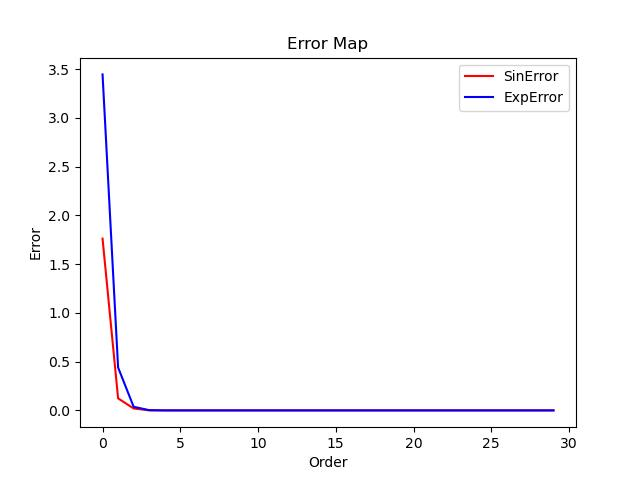

Write Python code to recreate this figure.
import numpy as np
from scipy.integrate import quad
import matplotlib.pyplot as plt

def Exp(x):
    return np.exp(x)

def Sin(x):
    return np.sin(x)

def integrand(x, f, i):
    return f(x) * np.power(x, i)

def interpolate(func, n):
    x1 = np.arange(0, n+1)
    x2 = (np.arange(0, n+1)).reshape(-1, 1)
    A = 1/(x1 + x2 + 1)
    b = np.array([quad(integrand, 0, 1, args=(func, i))[0] for i in range(n+1)])
    cis = np.linalg.solve(A, b)
    return cis

def pnOutput(coff, inputx):
    pw = np.arange(coff.shape[0])
    mid = np.power(inputx.reshape(-1, 1), pw)
    return mid @ coff

def getOutput(func, n, funcName="GroundTruth", savefig=False):
    coff = interpolate(func, n)
    inputx = np.arange(0, 10, 0.2)
    outputy = pnOutput(coff, inputx)
    groundTruth = func(inputx)
    error = np.abs(groundTruth - outputy)
    errorNorm = np.linalg.norm(error)
    plt.plot(inputx, outputy, label=f"approximation order {n}", color="red")
    plt.plot(inputx, groundTruth, label=f"{funcName}", color="blue")
    plt.title(f"n = {n}, error = {errorNorm}")
    plt.legend()
    if savefig:
        plt.savefig(f"hw6q2_{funcName}_order{n}.jpg")
    plt.show()

def getError(func, n):
    coff = interpolate(func, n)
    inputx = np.arange(0, 1, 0.02)
    outputy = pnOutput(coff, inputx)
    groundTruth = func(inputx)
    error = np.abs(groundTruth - outputy)
    errorNorm = np.linalg.norm(error)
    # plt.plot(inputx, outputy, label=f"approximation order {n}", color="red")
    # plt.plot(inputx, groundTruth, label=f"groundTruth", color="blue")
    # plt.title(f"n = {n}, error = {errorNorm}")
    # plt.legend()
    # plt.show()
    return errorNorm
    

def hw6q2():
    n = np.arange(30)
    sinError = np.array([getError(Sin, i) for i in n])
    expError = np.array([getError(Exp, i) for i in n])
    plt.plot(n, sinError, label = "SinError", color="red")
    plt.plot(n, expError, label = "ExpError", color="blue")
    plt.legend()
    plt.xlabel("Order")
    plt.ylabel("Error")
    plt.title("Error Map")
    plt.savefig("hw6q2.jpg")
    plt.show()

hw6q2()



